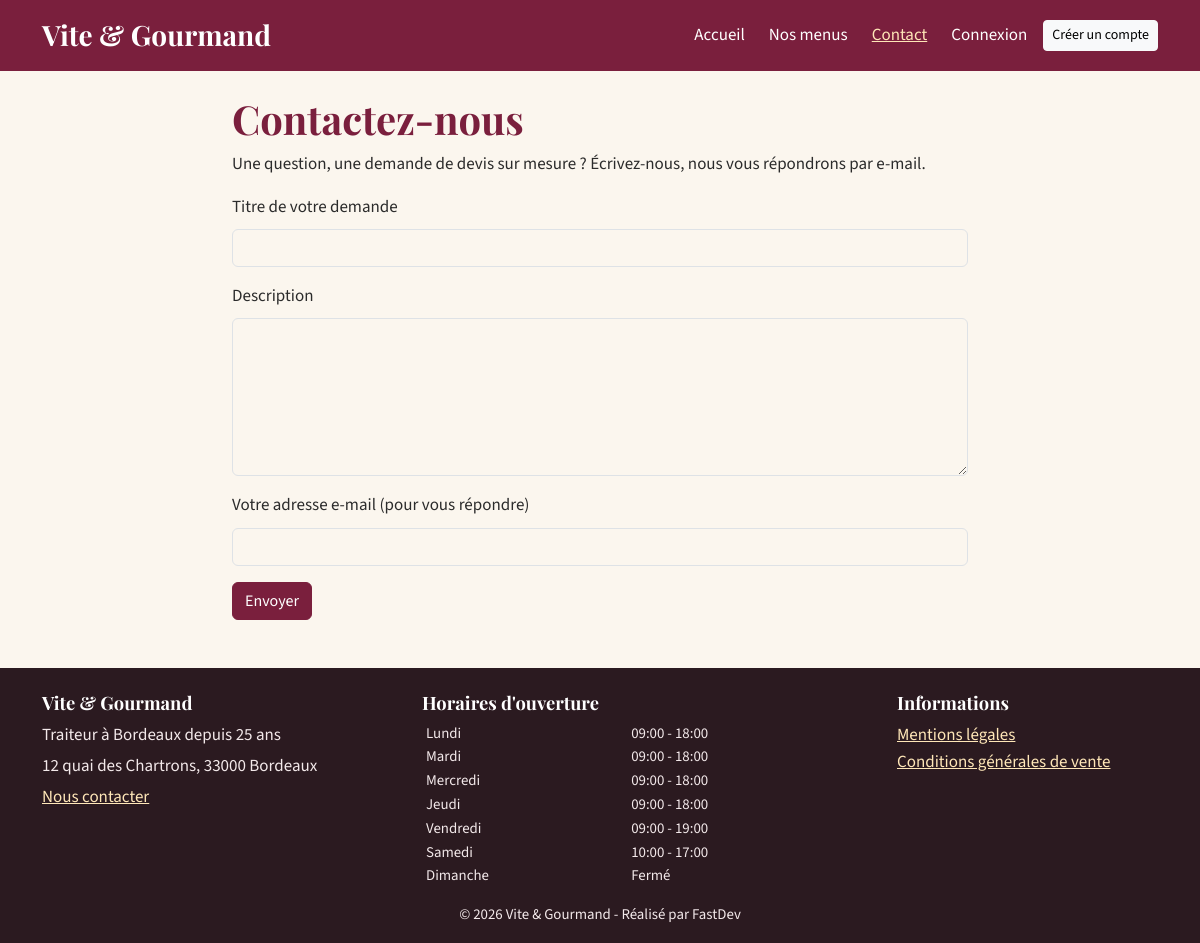
The app's page /contact with its own data.
### tables this page shows
CREATE TABLE horaire (
    horaire_id      INT UNSIGNED NOT NULL AUTO_INCREMENT,
    jour            VARCHAR(10)  NOT NULL,
    ordre           TINYINT      NOT NULL COMMENT '1 = lundi ... 7 = dimanche',
    heure_ouverture TIME         NULL,
    heure_fermeture TIME         NULL,
    ferme           TINYINT(1)   NOT NULL DEFAULT 0,
    PRIMARY KEY (horaire_id),
    UNIQUE KEY uq_horaire_jour (jour)
);

### src/Core/View.php (called while the page is built, shortened)
<?php
final class View
{
    public static function render(string $view, array $data = [], string $layout = 'layout'): void
    {
        extract($data, EXTR_SKIP);
        $content = ob_get_clean();
        require dirname(__DIR__, 2) . '/views/' . $layout . '.php';
    }
}

### src/Core/Controller.php (called while the page is built, shortened)
<?php
abstract class Controller
{
    protected function view(string $view, array $data = []): void
    {
        View::render($view, $data);
    }
}

### src/Controllers/ContactController.php (called while the page is built, shortened)
<?php
final class ContactController extends Controller
{
    public function form(): void
    {
        $this->view('contact/form', ['title' => 'Contact']);
    }
}

### public/index.php (called while the page is built, shortened)
<?php
$root = dirname(__DIR__);
require $root . '/src/autoload.php';
require $root . '/src/helpers.php';
$router = new Router();
$staff = [Auth::ROLE_EMPLOYEE, Auth::ROLE_ADMIN];
$admin = [Auth::ROLE_ADMIN];
$user  = [Auth::ROLE_USER];
$router->get('/', 'HomeController@index');
$router->get('/menus', 'MenuController@index');
$router->get('/menus/{id}', 'MenuController@show');
$router->get('/contact', 'ContactController@form');
$router->post('/contact', 'ContactController@send');
$router->get('/mentions-legales', 'PageController@legal');
$router->get('/cgv', 'PageController@cgv');
$router->get('/api/menus', 'ApiController@menus');
$router->get('/api/prix', 'ApiController@price', $user);
$router->get('/inscription', 'AuthController@registerForm');
$router->post('/inscription', 'AuthController@register');
$router->get('/connexion', 'AuthController@loginForm');
$router->post('/connexion', 'AuthController@login');
$router->post('/deconnexion', 'AuthController@logout');
$router->get('/mot-de-passe-oublie', 'AuthController@forgotForm');
$router->post('/mot-de-passe-oublie', 'AuthController@forgot');
$router->get('/reinitialisation', 'AuthController@resetForm');
$router->post('/reinitialisation', 'AuthController@reset');
$router->get('/commander/{id}', 'OrderController@form', $user);
$router->post('/commander/{id}', 'OrderController@store', $user);
$router->get('/mon-compte', 'AccountController@index', $user);
$router->post('/mon-compte', 'AccountController@update', $user);
$router->get('/mon-compte/commandes/{id}', 'AccountController@order', $user);
$router->get('/mon-compte/commandes/{id}/modifier', 'OrderController@editForm', $user);
$router->post('/mon-compte/commandes/{id}/modifier', 'OrderController@update', $user);
$router->post('/mon-compte/commandes/{id}/annuler', 'OrderController@cancel', $user);
$router->post('/mon-compte/commandes/{id}/avis', 'AccountController@review', $user);
$router->get('/employe', 'EmployeeController@dashboard', $staff);
$router->get('/employe/commandes', 'EmployeeController@orders', $staff);
$router->get('/employe/commandes/{id}', 'EmployeeController@order', $staff);
$router->post('/employe/commandes/{id}/statut', 'EmployeeController@status', $staff);
$router->post('/employe/commandes/{id}/annuler', 'EmployeeController@cancel', $staff);
$router->post('/employe/commandes/{id}/materiel', 'EmployeeController@material', $staff);
$router->get('/employe/menus', 'EmployeeController@menus', $staff);
$router->get('/employe/menus/nouveau', 'EmployeeController@menuForm', $staff);
$router->get('/employe/menus/{id}', 'EmployeeController@menuForm', $staff);
$router->post('/employe/menus/nouveau', 'EmployeeController@menuSave', $staff);
$router->post('/employe/menus/{id}', 'EmployeeController@menuSave', $staff);
$router->post('/employe/menus/{id}/supprimer', 'EmployeeController@menuDelete', $staff);
$router->post('/employe/images/{id}/supprimer', 'EmployeeController@imageDelete', $staff);
$router->get('/employe/plats', 'EmployeeController@dishes', $staff);
$router->get('/employe/plats/nouveau', 'EmployeeController@dishForm', $staff);
$router->get('/employe/plats/{id}', 'EmployeeController@dishForm', $staff);
$router->post('/employe/plats/nouveau', 'EmployeeController@dishSave', $staff);
$router->post('/employe/plats/{id}', 'EmployeeController@dishSave', $staff);
$router->post('/employe/plats/{id}/supprimer', 'EmployeeController@dishDelete', $staff);
$router->get('/employe/horaires', 'EmployeeController@schedules', $staff);
$router->post('/employe/horaires', 'EmployeeController@schedulesSave', $staff);
$router->get('/employe/avis', 'EmployeeController@reviews', $staff);
$router->post('/employe/avis/{id}', 'EmployeeController@reviewModerate', $staff);
$router->get('/admin', 'AdminController@dashboard', $admin);
$router->get('/admin/employes', 'AdminController@employees', $admin);
$router->post('/admin/employes', 'AdminController@createEmployee', $admin);
$router->post('/admin/employes/{id}/statut', 'AdminController@toggleEmployee', $admin);
$router->get('/admin/statistiques', 'AdminController@stats', $admin);
$router->get('/admin/statistiques/donnees', 'AdminController@statsData', $admin);
try {
    $router->dispatch($_SERVER['REQUEST_METHOD'], $_SERVER['REQUEST_URI']);
} catch (\Throwable $e) {
    error_log($e::class . ': ' . $e->getMessage() . ' @ ' . $e->getFile() . ':' . $e->getLine());
    http_response_code(500);
    \App\Core\View::render('errors/500', ['title' => 'Erreur', 'debug' => App::isProd() ? null : $e->getMessage()]);
}

### src/Core/Auth.php (called while the page is built, shortened)
<?php
final class Auth
{
    private static ?array $user = null;
    public static function user(): ?array
    {
        return self::$user;
    }
}

### src/autoload.php (called while the page is built, shortened)
<?php
spl_autoload_register(static function (string $class): void {
    $prefix = 'App\\';
    $relative = substr($class, strlen($prefix));
    $file = __DIR__ . '/' . str_replace('\\', '/', $relative) . '.php';
});

### src/Core/App.php (called while the page is built, shortened)
<?php
final class App
{
    private static array $config = [];
    public static function boot(array $config): void
    {
        self::$config = $config;
    }
    public static function config(string $key, mixed $default = null): mixed
    {
        return self::$config[$key] ?? $default;
    }
}

### src/Core/Database.php (called while the page is built, shortened)
<?php
final class Database
{
    private static ?PDO $pdo = null;
    public static function get(): PDO
    {
        if (self::$pdo === null) {
            $c = App::config('db');
            $dsn = sprintf('mysql:host=%s;port=%s;dbname=%s;charset=utf8mb4', $c['host'], $c['port'], $c['name']);
            self::$pdo = new PDO($dsn, $c['user'], $c['pass'], [
                PDO::ATTR_ERRMODE            => PDO::ERRMODE_EXCEPTION,
                PDO::ATTR_DEFAULT_FETCH_MODE => PDO::FETCH_ASSOC,
                PDO::ATTR_EMULATE_PREPARES   => false,
            ]);
        }
        return self::$pdo;
    }
}

### src/Models/Model.php (called while the page is built, shortened)
<?php
abstract class Model
{
    protected PDO $db;
    public function __construct()
    {
        $this->db = Database::get();
    }
    protected function fetchAll(string $sql, array $params = []): array
    {
        $stmt = $this->db->prepare($sql);
        $stmt->execute($params);
        return $stmt->fetchAll();
    }
}

### src/Models/Reference.php (called while the page is built, shortened)
<?php
final class Reference extends Model
{
    public function schedules(): array
    {
        return $this->fetchAll('SELECT * FROM horaire ORDER BY ordre');
    }
}

### src/helpers.php (called while the page is built, shortened)
<?php
function e(mixed $value): string
{
    return htmlspecialchars((string) $value, ENT_QUOTES | ENT_SUBSTITUTE, 'UTF-8');
}

### views/layout.php (the view, shortened to what this page needs)
<?php
$current = parse_url($_SERVER['REQUEST_URI'] ?? '/', PHP_URL_PATH);
$isActive = static fn(string $path): string => ($current === $path || ($path !== '/' && str_starts_with((string) $current, $path))) ? ' active" aria-current="page' : '';
try {
    $schedules = (new \App\Models\Reference())->schedules();
} catch (\Throwable) {
    $schedules = [];
}
$user = Auth::user();
?>
<!doctype html>
<html lang="fr">
<head>
    <link rel="stylesheet" href="/assets/vendor/bootstrap/bootstrap.min.css">
    <link rel="stylesheet" href="/assets/css/style.css">
</head>
<body class="d-flex flex-column min-vh-100">
<header>
    <nav class="navbar navbar-expand-lg navbar-vg" aria-label="Navigation principale">
        <div class="container">
            <a class="navbar-brand fs-3" href="/">Vite &amp; Gourmand</a>
            <div class="collapse navbar-collapse" id="nav">
                <ul class="navbar-nav ms-auto align-items-lg-center gap-lg-2">
                    <li class="nav-item"><a class="nav-link<?= $isActive('/') ?>" href="/">Accueil</a></li>
                    <li class="nav-item"><a class="nav-link<?= $isActive('/menus') ?>" href="/menus">Nos menus</a></li>
                    <li class="nav-item"><a class="nav-link<?= $isActive('/contact') ?>" href="/contact">Contact</a></li>
                    <?php if ($user === null): ?>
                        <li class="nav-item"><a class="nav-link<?= $isActive('/connexion') ?>" href="/connexion">Connexion</a></li>
                        <li class="nav-item"><a class="btn btn-light btn-sm" href="/inscription">Créer un compte</a></li>
                    <?php endif; ?>
                </ul>
            </div>
        </div>
    </nav>
</header>
<main id="contenu" class="flex-grow-1" tabindex="-1">
    <?= $content ?>
</main>
<footer class="footer-vg mt-5 pt-4 pb-3">
    <div class="container">
        <div class="row g-4">
            <div class="col-md-4">
                <h2>Vite &amp; Gourmand</h2>
                <p class="mb-1">Traiteur à Bordeaux depuis 25 ans</p>
                <p class="mb-1">12 quai des Chartrons, 33000 Bordeaux</p>
                <p><a href="/contact">Nous contacter</a></p>
            </div>
            <div class="col-md-5">
                <h2>Horaires d'ouverture</h2>
                <table class="table table-sm table-borderless mb-0 small">
                    <tbody>
                    <?php foreach ($schedules as $h): ?>
                        <tr>
                            <th scope="row" class="fw-normal py-0"><?= e($h['jour']) ?></th>
                            <td class="py-0"><?= $h['ferme'] ? 'Fermé' : e(substr((string) $h['heure_ouverture'], 0, 5) . ' - ' . substr((string) $h['heure_fermeture'], 0, 5)) ?></td>
                        </tr>
                    <?php endforeach; ?>
                    </tbody>
                </table>
            </div>
            <div class="col-md-3">
                <h2>Informations</h2>
                <ul class="list-unstyled">
                    <li><a href="/mentions-legales">Mentions légales</a></li>
                    <li><a href="/cgv">Conditions générales de vente</a></li>
                </ul>
            </div>
        </div>
        <p class="small text-center mt-3 mb-0">&copy; <?= date('Y') ?> Vite &amp; Gourmand - Réalisé par FastDev</p>
    </div>
</footer>
</body>
</html>

### src/Core/Router.php (shortened to what this page needs)
<?php
final class Router
{
    private array $routes = [];
    private function add(string $method, string $path, string $handler, array $roles): void
    {
        $this->routes[] = compact('method', 'regex', 'handler', 'roles');
    }
    public function dispatch(string $method, string $uri): void
    {
        $path = rtrim(parse_url($uri, PHP_URL_PATH) ?: '/', '/') ?: '/';
        foreach ($this->routes as $route) {
            if ($route['method'] !== $method || !preg_match($route['regex'], $path, $m)) {
                continue;
            }
            [$class, $action] = explode('@', $route['handler']);
            $params = array_map('intval', array_filter($m, 'is_string', ARRAY_FILTER_USE_KEY));
            (new $fqcn())->$action(...$params);
            return;
        }
    }
}

### public/assets/css/style.css (style rules this page uses)
:root { --vg-bordeaux: #7a1f3d; --vg-bordeaux-dark: #5a1630; --vg-cream: #fbf6ee; --vg-gold: #c8963e; --vg-gold-text: #8a5a12; --vg-ink: #2b2b2b; --vg-sage: #2e6b4f; --bs-body-font-family: "Source Sans 3", system-ui, -apple-system, "Segoe UI", Roboto, sans-serif; --bs-body-color: var(--vg-ink); --bs-body-bg: var(--vg-cream); --bs-link-color-rgb: 122, 31, 61; --bs-link-hover-color-rgb: 90, 22, 48; }
body { font-size: 1.0625rem; line-height: 1.6; }
h1, h2, h3, .navbar-brand, .display-title { font-family: "Playfair Display", Georgia, serif; font-weight: 700; color: var(--vg-bordeaux); }
.navbar-vg { background: var(--vg-bordeaux); }
.navbar-vg .navbar-brand, .navbar-vg .nav-link { color: #fff; }
.navbar-vg .nav-link:hover, .navbar-vg .nav-link:focus, .navbar-vg .nav-link.active { color: #ffe7b8; text-decoration: underline; }
.footer-vg { background: #2b1a20; color: #f3e9ea; }
.footer-vg a { color: #ffe7b8; }
.footer-vg h2 { color: #fff; font-size: 1.15rem; }
.footer-vg .table { --bs-table-bg: transparent; --bs-table-color: #f3e9ea; color: #f3e9ea; }

### records on screen
horaire: jour "Lundi", heure_ouverture+heure_fermeture "09:00 - 18:00"
horaire: jour "Mardi", heure_ouverture+heure_fermeture "09:00 - 18:00"
horaire: jour "Mercredi", heure_ouverture+heure_fermeture "09:00 - 18:00"
horaire: jour "Jeudi", heure_ouverture+heure_fermeture "09:00 - 18:00"
horaire: jour "Vendredi", heure_ouverture+heure_fermeture "09:00 - 19:00"
horaire: jour "Samedi", heure_ouverture+heure_fermeture "10:00 - 17:00"
horaire: jour "Dimanche", ferme "Fermé"
